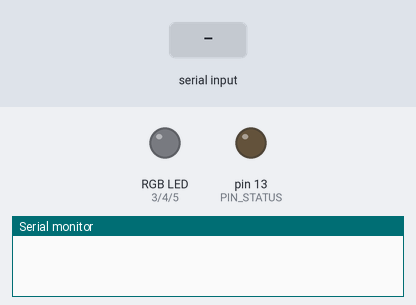
This sketch was run on a simulated Arduino Uno, built with avr-gcc and run on an emulated ATmega328P. Shown: an RGB LED mixed from three pins (HIGH = lit), output pins drawn as LEDs (lit = HIGH), the last lines printed to the serial monitor. Dashed ring = blinking. The test bench sets the inputs (shaded band). Dim RGB values are drawn brighter than linear.

Above: at 1.2 s.
1.3 s: "SET #\n" received over Serial
At 1.55 s:
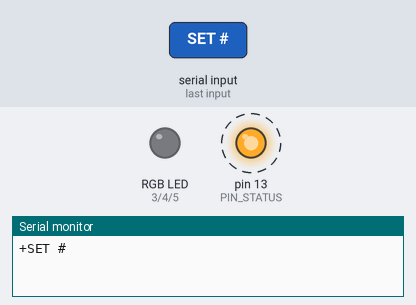
3.1 s: "CRUDE_LIGHT\n" received over the second serial link
At 3.8 s:
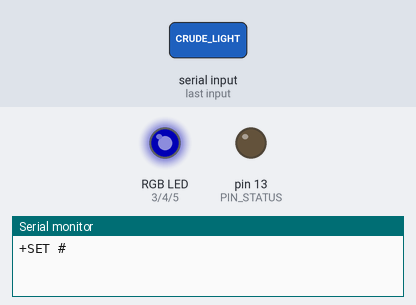
6.1 s: "CRUDE_LIGHT\n" received over Serial
At 6.36 s:
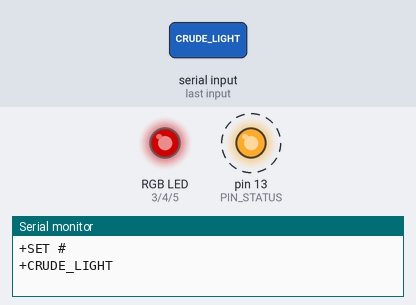
9.1 s: "SET #90\n" received over the second serial link
At 9.36 s:
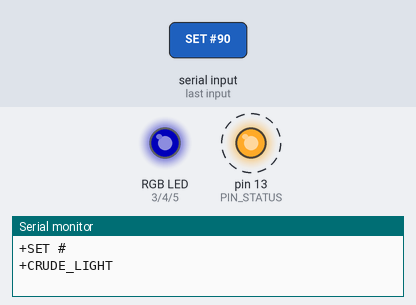
10.9 s: "TRIANGLE_CROSS\n" received over Serial
At 12.6 s:
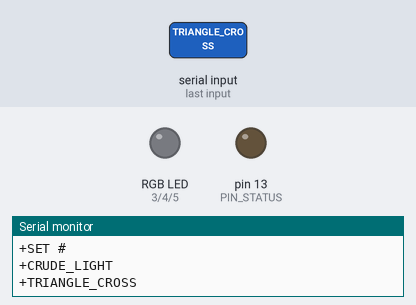
13.9 s: "VERSION\n" received over Serial
At 14.15 s:
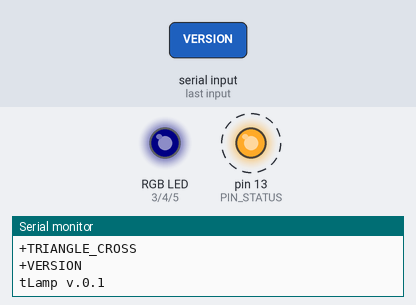
Timing chart, 0 to 20.0 s (numbered marks = the images above; inputs shaded):
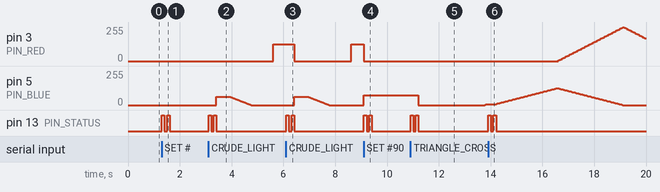

The sketch:

TLamp.ino
```cpp
#include <SoftwareSerial.h>

#define PIN_RED 3
#define PIN_GREEN 4
#define PIN_BLUE 5

#define PIN_BT_RX 10
#define PIN_BT_TX 11

#define BAUDRATE_SERIAL 9600
#define BAUDRATE_BT 9600

#define PIN_STATUS LED_BUILTIN

#define FIRMWARE_VERSION "tLamp v.0.1"

#define EMPTY_COMMAND_SUCCESS " "
#define EMPTY_COMMAND_FAIL ""

enum LightMode {
  NONE, STATIC, CRUDE, TRIANGLE, CANDLE
};

const int crude_T = 5000;
const int crude_I = 255/2;
const float crude_Ts = 1.0/6 * crude_T;

int currentR;
int currentG;
int currentB;

byte triangleMode = 0;
byte triangleStep = 5;
unsigned int triangleDelay = 50;
unsigned long triangleStepTime;

unsigned long lightModeStart = 0;
LightMode lightMode = NONE;

SoftwareSerial BT(PIN_BT_RX, PIN_BT_TX);

void setup() {
  pinMode(PIN_RED, OUTPUT);
  pinMode(PIN_GREEN, OUTPUT);
  pinMode(PIN_BLUE, OUTPUT);
  pinMode(PIN_STATUS, OUTPUT);

  digitalWrite(PIN_RED, LOW);
  digitalWrite(PIN_GREEN, LOW);
  digitalWrite(PIN_BLUE, LOW);
  digitalWrite(PIN_STATUS, LOW);

  Serial.begin(BAUDRATE_SERIAL);

  BT.begin(BAUDRATE_BT);
}

void loop() {
  if (Serial.available()) {
    String command = Serial.readStringUntil('\n');
    handleCommand(command, false);
  }

  if (BT.available()) {
    String command = BT.readStringUntil('\n');
    handleCommand(command, true);
  }

  processLightMode();
}

void handleCommand(String command, boolean fromBT) {
  String output = processCommand(command);
    if (output.length() > 0) {
      if (fromBT) BT.println("+" + command);
      else Serial.println("+" + command);
      if (output != EMPTY_COMMAND_SUCCESS) {
        if (fromBT) BT.println(output);
        else Serial.println(output);
      }
      blink(PIN_STATUS, 2);
    } else {
      if (fromBT) BT.println("-" + command);
      else Serial.println("-" + command);
      if (fromBT) BT.println("UNKNOWN");
      else Serial.println("UNKNOWN");
      blink(PIN_STATUS, 1);
    }
}

void processLightMode() {
  switch(lightMode) {
    case LightMode::CRUDE:
      processCrudeLightMode();
      break;
    case LightMode::TRIANGLE:
      processTriangleLightMode();
      break;
  }
}

void processCrudeLightMode() {
  unsigned long m = millis() - lightModeStart;
  int r = countColor(m, 0*crude_Ts);
  int g = countColor(m, 2*crude_Ts);
  int b = countColor(m, 4*crude_Ts);
  //setColor(1.5*r, g*0.6, b*0.6); // Some calibrations for LED color brightness
  setColor(r, g, b);
}

void processTriangleLightMode() {
  unsigned long ms = millis();
  if (ms < triangleStepTime) {
    return;
  }

  int r = 0;
  int g = 0;
  int b = 0;

  switch (triangleMode) {
    case 0: // From RED to GREEN
      r = currentR - triangleStep;
      g = currentG + triangleStep;

      if (r <= 0) r = 0;
      if (g >= 255) g = 255;
      if (g == 255) triangleMode = 1;
      break;
    case 1:
      g = currentG - triangleStep;
      b = currentB + triangleStep;

      if (g <= 0) g = 0;
      if (b >= 255) b = 255;
      if (b == 255) triangleMode = 2;
      break;
    case 2:
      r = currentR + triangleStep;
      b = currentB - triangleStep;

      if (b <= 0) b = 0;
      if (r >= 255) r = 255;
      if (r == 255) triangleMode = 0;
      break;
  }

  setColor(r, g, b);

  triangleStepTime = ms + triangleDelay;
}

String processCommand(String command) {
  if (command.startsWith("SET #")) {
    String colorStr = command.substring(5, 5+6);

    int buffSize = colorStr.length()+1;
    char buff[buffSize] = {};
    colorStr.toCharArray(buff, buffSize);
    long color = strtol(buff, NULL, 16);

    int r = (color >> 16) & 0xFF;
    int g = (color >> 8) & 0xFF;
    int b = (color >> 0) & 0xFF;

    setColor(r, g, b);

    setLightMode(STATIC);

    return EMPTY_COMMAND_SUCCESS;
  } else if (command.equals("CRUDE_LIGHT")) {
    lightModeStart = millis();
    setLightMode(CRUDE);
    return EMPTY_COMMAND_SUCCESS;
  } else if (command.equals("TRIANGLE_CROSS")) {
    lightModeStart = millis();
    setLightMode(TRIANGLE);
    triangleMode = 0;
    return EMPTY_COMMAND_SUCCESS;
  } else if (command.startsWith("VERSION")) {
    return FIRMWARE_VERSION;
  }

  return EMPTY_COMMAND_FAIL;
}

void setLightMode(LightMode mode) {
  lightMode = mode;
}

void setColor(int r, int g, int b) {
  currentR = r;
  currentG = g;
  currentB = b;

  analogWrite(PIN_RED, r);
  analogWrite(PIN_GREEN, g / 2);// * 5 / 3);
  analogWrite(PIN_BLUE, b / 2);
}

void blink(int pin) {
  blink(pin, 1);
}

void blink(int pin, int times) {
  for (int i = 0; i < times; i++) {
    if (i != 0) delay(100);

    digitalWrite(pin, HIGH);
    delay(100);
    digitalWrite(pin, LOW);
  }
}

int countColor(unsigned long millis, int shift) {
  int t = (millis + shift) % crude_T;

  if (0 <= t && t <= 2*crude_Ts) {
    return 0;
  } else if (3*crude_Ts <= t && t <= 5*crude_Ts) {
    return crude_I;
  } else if (2*crude_Ts <= t && t <= 3*crude_Ts) {
    return (int)(crude_I * (t - 2*crude_Ts) / crude_Ts);
  } else if (5*crude_Ts <= t && t <= 6*crude_Ts) {
    return (int)(crude_I - crude_I * (t - 5*crude_Ts) / crude_Ts);
  } else {
    return 0;
  }
}
```

Measured:
- after the input at 1.3 s, pin 13 (PIN_STATUS): alternates HIGH for 0.10 s and LOW for 0.10 s, 4 changes in all, then stays LOW, starting at once
- after the input at 3.1 s, pin 3 (PIN_RED): 0/255 → 127/255 after 2.5 s; pin 13 (PIN_STATUS): alternates HIGH for 0.10 s and LOW for 0.10 s, 4 changes in all, then stays LOW, starting at once
- after the input at 6.1 s, pin 3 (PIN_RED): 127/255 → 0/255 after 0.31 s instead of 2.0 s; pin 13 (PIN_STATUS): alternates HIGH for 0.10 s and LOW for 0.10 s, 4 changes in all, then stays LOW, starting at once
- after the input at 9.1 s, pin 3 (PIN_RED): 127/255 → 0/255 at once; pin 13 (PIN_STATUS): alternates HIGH for 0.10 s and LOW for 0.10 s, 4 changes in all, then stays LOW, starting at once
- after the input at 10.9 s, pin 5 (PIN_BLUE): 72/255 → 0/255 after 0.32 s, → 7/255 2.5 s later; pin 13 (PIN_STATUS): alternates HIGH for 0.10 s and LOW for 0.10 s, 4 changes in all, then stays LOW, starting at once
- after the input at 13.9 s, pin 13 (PIN_STATUS): alternates HIGH for 0.10 s and LOW for 0.10 s, 4 changes in all, then stays LOW, starting at once
